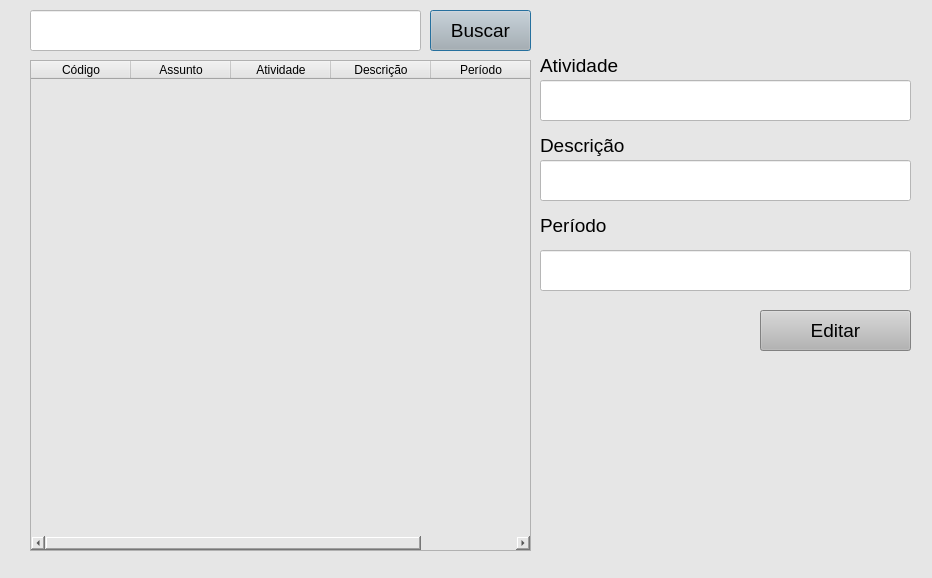
<?xml version="1.0" encoding="UTF-8"?>
<ui version="4.0">
 <class>Dialog</class>
 <widget class="QDialog" name="Dialog">
  <property name="geometry">
   <rect>
    <x>0</x>
    <y>0</y>
    <width>932</width>
    <height>578</height>
   </rect>
  </property>
  <property name="minimumSize">
   <size>
    <width>932</width>
    <height>578</height>
   </size>
  </property>
  <property name="maximumSize">
   <size>
    <width>932</width>
    <height>578</height>
   </size>
  </property>
  <property name="windowTitle">
   <string>Agenda de Atividade</string>
  </property>
  <property name="styleSheet">
   <string notr="true">background-color: rgb(230, 230, 230);</string>
  </property>
  <widget class="QLineEdit" name="txt_buscar">
   <property name="geometry">
    <rect>
     <x>30</x>
     <y>10</y>
     <width>391</width>
     <height>41</height>
    </rect>
   </property>
   <property name="styleSheet">
    <string notr="true">background-color: rgb(255, 255, 255);</string>
   </property>
  </widget>
  <widget class="QPushButton" name="bt_buscar">
   <property name="geometry">
    <rect>
     <x>430</x>
     <y>10</y>
     <width>101</width>
     <height>41</height>
    </rect>
   </property>
   <property name="font">
    <font>
     <pointsize>14</pointsize>
    </font>
   </property>
   <property name="styleSheet">
    <string notr="true">background-color: rgb(180, 180, 180);</string>
   </property>
   <property name="text">
    <string>Buscar</string>
   </property>
  </widget>
  <widget class="QTableWidget" name="tabela">
   <property name="geometry">
    <rect>
     <x>30</x>
     <y>60</y>
     <width>501</width>
     <height>491</height>
    </rect>
   </property>
   <property name="sizeAdjustPolicy">
    <enum>QAbstractScrollArea::AdjustToContents</enum>
   </property>
   <property name="editTriggers">
    <set>QAbstractItemView::NoEditTriggers</set>
   </property>
   <property name="selectionMode">
    <enum>QAbstractItemView::SingleSelection</enum>
   </property>
   <property name="selectionBehavior">
    <enum>QAbstractItemView::SelectRows</enum>
   </property>
   <attribute name="verticalHeaderVisible">
    <bool>false</bool>
   </attribute>
   <column>
    <property name="text">
     <string>Código</string>
    </property>
   </column>
   <column>
    <property name="text">
     <string>Assunto</string>
    </property>
   </column>
   <column>
    <property name="text">
     <string>Atividade</string>
    </property>
   </column>
   <column>
    <property name="text">
     <string>Descrição</string>
    </property>
   </column>
   <column>
    <property name="text">
     <string>Período</string>
    </property>
   </column>
  </widget>
  <widget class="QPushButton" name="Bt_Consultar_Atividade_2">
   <property name="geometry">
    <rect>
     <x>760</x>
     <y>310</y>
     <width>151</width>
     <height>41</height>
    </rect>
   </property>
   <property name="font">
    <font>
     <pointsize>14</pointsize>
    </font>
   </property>
   <property name="styleSheet">
    <string notr="true">background-color: rgb(180, 180, 180);</string>
   </property>
   <property name="text">
    <string>Editar</string>
   </property>
  </widget>
  <widget class="QLabel" name="lab_infor">
   <property name="geometry">
    <rect>
     <x>30</x>
     <y>580</y>
     <width>281</width>
     <height>31</height>
    </rect>
   </property>
   <property name="font">
    <font>
     <family>Verdana</family>
     <pointsize>9</pointsize>
     <weight>75</weight>
     <bold>true</bold>
    </font>
   </property>
   <property name="styleSheet">
    <string notr="true">color: rgb(202, 101, 0);</string>
   </property>
   <property name="text">
    <string>&lt;html&gt;&lt;head/&gt;&lt;body&gt;&lt;p align=&quot;center&quot;&gt;&lt;br/&gt;&lt;/p&gt;&lt;/body&gt;&lt;/html&gt;</string>
   </property>
  </widget>
  <widget class="QLabel" name="label_3">
   <property name="geometry">
    <rect>
     <x>540</x>
     <y>50</y>
     <width>131</width>
     <height>31</height>
    </rect>
   </property>
   <property name="text">
    <string>&lt;html&gt;&lt;head/&gt;&lt;body&gt;&lt;p&gt;&lt;span style=&quot; font-size:14pt;&quot;&gt;Atividade&lt;/span&gt;&lt;/p&gt;&lt;/body&gt;&lt;/html&gt;</string>
   </property>
  </widget>
  <widget class="QLineEdit" name="txt_atividade">
   <property name="geometry">
    <rect>
     <x>540</x>
     <y>80</y>
     <width>371</width>
     <height>41</height>
    </rect>
   </property>
   <property name="styleSheet">
    <string notr="true">background-color: rgb(255, 255, 255);</string>
   </property>
  </widget>
  <widget class="QLabel" name="label_4">
   <property name="geometry">
    <rect>
     <x>540</x>
     <y>130</y>
     <width>131</width>
     <height>31</height>
    </rect>
   </property>
   <property name="text">
    <string>&lt;html&gt;&lt;head/&gt;&lt;body&gt;&lt;p&gt;&lt;span style=&quot; font-size:14pt;&quot;&gt;Descrição&lt;/span&gt;&lt;/p&gt;&lt;/body&gt;&lt;/html&gt;</string>
   </property>
  </widget>
  <widget class="QLineEdit" name="txt_descricao">
   <property name="geometry">
    <rect>
     <x>540</x>
     <y>160</y>
     <width>371</width>
     <height>41</height>
    </rect>
   </property>
   <property name="styleSheet">
    <string notr="true">background-color: rgb(255, 255, 255);</string>
   </property>
  </widget>
  <widget class="QLineEdit" name="txt_periodo">
   <property name="geometry">
    <rect>
     <x>540</x>
     <y>250</y>
     <width>371</width>
     <height>41</height>
    </rect>
   </property>
   <property name="styleSheet">
    <string notr="true">background-color: rgb(255, 255, 255);</string>
   </property>
  </widget>
  <widget class="QLabel" name="label_5">
   <property name="geometry">
    <rect>
     <x>540</x>
     <y>210</y>
     <width>131</width>
     <height>31</height>
    </rect>
   </property>
   <property name="text">
    <string>&lt;html&gt;&lt;head/&gt;&lt;body&gt;&lt;p&gt;&lt;span style=&quot; font-size:14pt;&quot;&gt;Período&lt;/span&gt;&lt;/p&gt;&lt;/body&gt;&lt;/html&gt;</string>
   </property>
  </widget>
  <widget class="QLabel" name="label_6">
   <property name="geometry">
    <rect>
     <x>540</x>
     <y>420</y>
     <width>131</width>
     <height>31</height>
    </rect>
   </property>
  </widget>
 </widget>
 <resources/>
 <connections/>
</ui>
